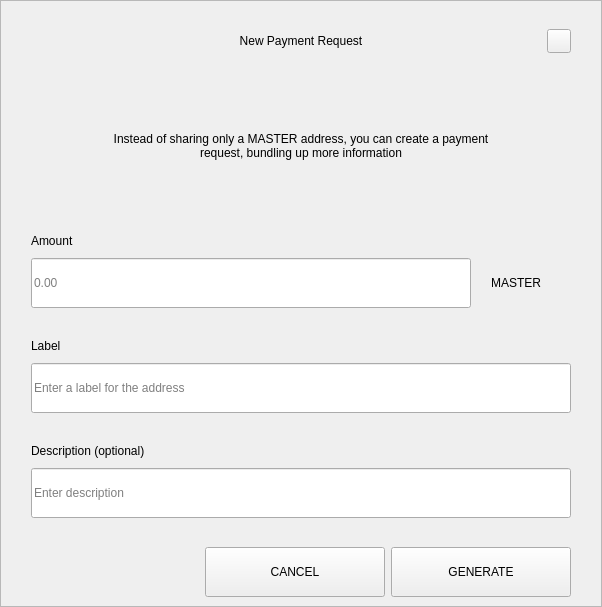
<?xml version="1.0" encoding="UTF-8"?>
<ui version="4.0">
 <class>RequestDialog</class>
 <widget class="QDialog" name="RequestDialog">
  <property name="geometry">
   <rect>
    <x>0</x>
    <y>0</y>
    <width>602</width>
    <height>607</height>
   </rect>
  </property>
  <property name="windowTitle">
   <string>Dialog</string>
  </property>
  <layout class="QVBoxLayout" name="verticalLayout_5">
   <property name="spacing">
    <number>0</number>
   </property>
   <property name="leftMargin">
    <number>0</number>
   </property>
   <property name="topMargin">
    <number>0</number>
   </property>
   <property name="rightMargin">
    <number>0</number>
   </property>
   <property name="bottomMargin">
    <number>0</number>
   </property>
   <item>
    <widget class="QFrame" name="frame">
     <property name="styleSheet">
      <string notr="true"/>
     </property>
     <property name="frameShape">
      <enum>QFrame::StyledPanel</enum>
     </property>
     <property name="frameShadow">
      <enum>QFrame::Raised</enum>
     </property>
     <layout class="QVBoxLayout" name="verticalLayout_4" stretch="1,0,0">
      <property name="spacing">
       <number>0</number>
      </property>
      <property name="leftMargin">
       <number>30</number>
      </property>
      <property name="topMargin">
       <number>20</number>
      </property>
      <property name="rightMargin">
       <number>30</number>
      </property>
      <property name="bottomMargin">
       <number>0</number>
      </property>
      <item>
       <layout class="QHBoxLayout" name="horizontalLayout_3">
        <property name="spacing">
         <number>0</number>
        </property>
        <item>
         <spacer name="horizontalSpacer_21">
          <property name="orientation">
           <enum>Qt::Horizontal</enum>
          </property>
          <property name="sizeHint" stdset="0">
           <size>
            <width>40</width>
            <height>20</height>
           </size>
          </property>
         </spacer>
        </item>
        <item>
         <widget class="QLabel" name="labelTitle">
          <property name="minimumSize">
           <size>
            <width>0</width>
            <height>40</height>
           </size>
          </property>
          <property name="maximumSize">
           <size>
            <width>16777215</width>
            <height>40</height>
           </size>
          </property>
          <property name="styleSheet">
           <string notr="true">padding-left:24px;</string>
          </property>
          <property name="text">
           <string>New Payment Request</string>
          </property>
          <property name="alignment">
           <set>Qt::AlignCenter</set>
          </property>
          <property name="margin">
           <number>7</number>
          </property>
         </widget>
        </item>
        <item>
         <spacer name="horizontalSpacer">
          <property name="orientation">
           <enum>Qt::Horizontal</enum>
          </property>
          <property name="sizeHint" stdset="0">
           <size>
            <width>40</width>
            <height>20</height>
           </size>
          </property>
         </spacer>
        </item>
        <item>
         <widget class="QPushButton" name="btnEsc">
          <property name="minimumSize">
           <size>
            <width>24</width>
            <height>24</height>
           </size>
          </property>
          <property name="maximumSize">
           <size>
            <width>24</width>
            <height>24</height>
           </size>
          </property>
          <property name="focusPolicy">
           <enum>Qt::NoFocus</enum>
          </property>
          <property name="text">
           <string/>
          </property>
         </widget>
        </item>
       </layout>
      </item>
      <item>
       <widget class="QStackedWidget" name="stack">
        <property name="minimumSize">
         <size>
          <width>540</width>
          <height>0</height>
         </size>
        </property>
        <property name="maximumSize">
         <size>
          <width>540</width>
          <height>16777215</height>
         </size>
        </property>
        <property name="currentIndex">
         <number>0</number>
        </property>
        <widget class="QWidget" name="page_1">
         <property name="minimumSize">
          <size>
           <width>540</width>
           <height>0</height>
          </size>
         </property>
         <property name="maximumSize">
          <size>
           <width>540</width>
           <height>16777215</height>
          </size>
         </property>
         <layout class="QVBoxLayout" name="layout1">
          <property name="spacing">
           <number>0</number>
          </property>
          <property name="leftMargin">
           <number>0</number>
          </property>
          <property name="topMargin">
           <number>0</number>
          </property>
          <property name="rightMargin">
           <number>0</number>
          </property>
          <property name="bottomMargin">
           <number>0</number>
          </property>
          <item>
           <spacer name="verticalSpacer_21">
            <property name="orientation">
             <enum>Qt::Vertical</enum>
            </property>
            <property name="sizeType">
             <enum>QSizePolicy::Fixed</enum>
            </property>
            <property name="sizeHint" stdset="0">
             <size>
              <width>20</width>
              <height>30</height>
             </size>
            </property>
           </spacer>
          </item>
          <item alignment="Qt::AlignHCenter">
           <widget class="QLabel" name="labelMessage">
            <property name="minimumSize">
             <size>
              <width>400</width>
              <height>50</height>
             </size>
            </property>
            <property name="text">
             <string>Instead of sharing only a MASTER address, you can create a payment request, bundling up more information</string>
            </property>
            <property name="alignment">
             <set>Qt::AlignCenter</set>
            </property>
            <property name="wordWrap">
             <bool>true</bool>
            </property>
           </widget>
          </item>
          <item alignment="Qt::AlignBottom">
           <widget class="QWidget" name="containerAmount" native="true">
            <layout class="QVBoxLayout" name="verticalLayout">
             <property name="spacing">
              <number>9</number>
             </property>
             <property name="leftMargin">
              <number>0</number>
             </property>
             <property name="topMargin">
              <number>0</number>
             </property>
             <property name="rightMargin">
              <number>0</number>
             </property>
             <property name="bottomMargin">
              <number>0</number>
             </property>
             <item>
              <widget class="QLabel" name="labelSubtitleAmount">
               <property name="minimumSize">
                <size>
                 <width>350</width>
                 <height>16</height>
                </size>
               </property>
               <property name="maximumSize">
                <size>
                 <width>16777215</width>
                 <height>16</height>
                </size>
               </property>
               <property name="text">
                <string>Amount</string>
               </property>
              </widget>
             </item>
             <item alignment="Qt::AlignTop">
              <widget class="QWidget" name="layoutAmount" native="true">
               <layout class="QHBoxLayout" name="horizontalLayout" stretch="2,0">
                <property name="spacing">
                 <number>0</number>
                </property>
                <property name="leftMargin">
                 <number>0</number>
                </property>
                <property name="topMargin">
                 <number>0</number>
                </property>
                <property name="rightMargin">
                 <number>0</number>
                </property>
                <property name="bottomMargin">
                 <number>0</number>
                </property>
                <item>
                 <widget class="QLineEdit" name="lineEditAmount">
                  <property name="minimumSize">
                   <size>
                    <width>0</width>
                    <height>50</height>
                   </size>
                  </property>
                  <property name="maximumSize">
                   <size>
                    <width>16777215</width>
                    <height>50</height>
                   </size>
                  </property>
                  <property name="placeholderText">
                   <string notr="true">0.00</string>
                  </property>
                 </widget>
                </item>
                <item>
                 <widget class="QWidget" name="comboContainer" native="true">
                  <property name="minimumSize">
                   <size>
                    <width>100</width>
                    <height>50</height>
                   </size>
                  </property>
                  <property name="maximumSize">
                   <size>
                    <width>16777215</width>
                    <height>50</height>
                   </size>
                  </property>
                  <layout class="QHBoxLayout" name="horizontalLayout_31">
                   <property name="spacing">
                    <number>0</number>
                   </property>
                   <property name="leftMargin">
                    <number>0</number>
                   </property>
                   <property name="topMargin">
                    <number>0</number>
                   </property>
                   <property name="rightMargin">
                    <number>10</number>
                   </property>
                   <property name="bottomMargin">
                    <number>0</number>
                   </property>
                   <item>
                    <widget class="QLabel" name="comboBoxCoin">
                     <property name="text">
                      <string>MASTER</string>
                     </property>
                     <property name="alignment">
                      <set>Qt::AlignCenter</set>
                     </property>
                    </widget>
                   </item>
                  </layout>
                 </widget>
                </item>
               </layout>
              </widget>
             </item>
            </layout>
           </widget>
          </item>
          <item>
           <spacer name="verticalSpacer_31">
            <property name="orientation">
             <enum>Qt::Vertical</enum>
            </property>
            <property name="sizeType">
             <enum>QSizePolicy::Fixed</enum>
            </property>
            <property name="sizeHint" stdset="0">
             <size>
              <width>20</width>
              <height>30</height>
             </size>
            </property>
           </spacer>
          </item>
          <item>
           <layout class="QVBoxLayout" name="verticalLayoutLabel">
            <property name="spacing">
             <number>9</number>
            </property>
            <item>
             <widget class="QLabel" name="labelSubtitleLabel">
              <property name="minimumSize">
               <size>
                <width>0</width>
                <height>16</height>
               </size>
              </property>
              <property name="maximumSize">
               <size>
                <width>16777215</width>
                <height>16</height>
               </size>
              </property>
              <property name="text">
               <string>Label</string>
              </property>
             </widget>
            </item>
            <item>
             <widget class="QLineEdit" name="lineEditLabel">
              <property name="minimumSize">
               <size>
                <width>0</width>
                <height>50</height>
               </size>
              </property>
              <property name="maximumSize">
               <size>
                <width>16777215</width>
                <height>50</height>
               </size>
              </property>
              <property name="placeholderText">
               <string>Enter a label for the address</string>
              </property>
             </widget>
            </item>
           </layout>
          </item>
          <item>
           <spacer name="verticalSpacer_34">
            <property name="orientation">
             <enum>Qt::Vertical</enum>
            </property>
            <property name="sizeType">
             <enum>QSizePolicy::Fixed</enum>
            </property>
            <property name="sizeHint" stdset="0">
             <size>
              <width>20</width>
              <height>30</height>
             </size>
            </property>
           </spacer>
          </item>
          <item>
           <layout class="QVBoxLayout" name="verticalLayoutDescription">
            <property name="spacing">
             <number>9</number>
            </property>
            <item>
             <widget class="QLabel" name="labelSubtitleDescription">
              <property name="minimumSize">
               <size>
                <width>0</width>
                <height>16</height>
               </size>
              </property>
              <property name="maximumSize">
               <size>
                <width>16777215</width>
                <height>16</height>
               </size>
              </property>
              <property name="text">
               <string>Description (optional)</string>
              </property>
             </widget>
            </item>
            <item>
             <widget class="QLineEdit" name="lineEditDescription">
              <property name="minimumSize">
               <size>
                <width>0</width>
                <height>50</height>
               </size>
              </property>
              <property name="maximumSize">
               <size>
                <width>16777215</width>
                <height>50</height>
               </size>
              </property>
              <property name="placeholderText">
               <string>Enter description</string>
              </property>
             </widget>
            </item>
            <item>
             <spacer name="verticalSpacer_4">
              <property name="orientation">
               <enum>Qt::Vertical</enum>
              </property>
              <property name="sizeType">
               <enum>QSizePolicy::Fixed</enum>
              </property>
              <property name="sizeHint" stdset="0">
               <size>
                <width>20</width>
                <height>20</height>
               </size>
              </property>
             </spacer>
            </item>
           </layout>
          </item>
         </layout>
        </widget>
        <widget class="QWidget" name="page_2">
         <layout class="QVBoxLayout" name="layout2">
          <item>
           <spacer name="verticalSpacer_5">
            <property name="orientation">
             <enum>Qt::Vertical</enum>
            </property>
            <property name="sizeType">
             <enum>QSizePolicy::Fixed</enum>
            </property>
            <property name="sizeHint" stdset="0">
             <size>
              <width>20</width>
              <height>50</height>
             </size>
            </property>
           </spacer>
          </item>
          <item alignment="Qt::AlignHCenter">
           <widget class="QLabel" name="labelQrImg">
            <property name="minimumSize">
             <size>
              <width>260</width>
              <height>260</height>
             </size>
            </property>
            <property name="maximumSize">
             <size>
              <width>260</width>
              <height>260</height>
             </size>
            </property>
            <property name="text">
             <string/>
            </property>
            <property name="alignment">
             <set>Qt::AlignCenter</set>
            </property>
           </widget>
          </item>
          <item>
           <spacer name="verticalSpacer_2">
            <property name="orientation">
             <enum>Qt::Vertical</enum>
            </property>
            <property name="sizeType">
             <enum>QSizePolicy::Fixed</enum>
            </property>
            <property name="sizeHint" stdset="0">
             <size>
              <width>20</width>
              <height>30</height>
             </size>
            </property>
           </spacer>
          </item>
          <item alignment="Qt::AlignHCenter">
           <widget class="QLabel" name="labelAddress">
            <property name="text">
             <string>D7VFR83SQbiezrW72hjcWJtcfip5krte2Z </string>
            </property>
           </widget>
          </item>
          <item>
           <spacer name="verticalSpacer_32">
            <property name="orientation">
             <enum>Qt::Vertical</enum>
            </property>
            <property name="sizeType">
             <enum>QSizePolicy::Expanding</enum>
            </property>
            <property name="sizeHint" stdset="0">
             <size>
              <width>20</width>
              <height>20</height>
             </size>
            </property>
           </spacer>
          </item>
          <item>
           <layout class="QHBoxLayout" name="horizontal">
            <property name="leftMargin">
             <number>20</number>
            </property>
            <property name="rightMargin">
             <number>20</number>
            </property>
            <property name="bottomMargin">
             <number>20</number>
            </property>
            <item>
             <spacer name="horizontalSpacer_4">
              <property name="orientation">
               <enum>Qt::Horizontal</enum>
              </property>
              <property name="sizeHint" stdset="0">
               <size>
                <width>40</width>
                <height>20</height>
               </size>
              </property>
             </spacer>
            </item>
            <item>
             <widget class="QPushButton" name="btnCopyAddress">
              <property name="minimumSize">
               <size>
                <width>180</width>
                <height>50</height>
               </size>
              </property>
              <property name="text">
               <string>COPY ADDRESS</string>
              </property>
             </widget>
            </item>
            <item>
             <widget class="QPushButton" name="btnCopyUrl">
              <property name="minimumSize">
               <size>
                <width>180</width>
                <height>50</height>
               </size>
              </property>
              <property name="text">
               <string>COPY URL</string>
              </property>
             </widget>
            </item>
            <item>
             <spacer name="horizontalSpacer_2">
              <property name="orientation">
               <enum>Qt::Horizontal</enum>
              </property>
              <property name="sizeHint" stdset="0">
               <size>
                <width>40</width>
                <height>20</height>
               </size>
              </property>
             </spacer>
            </item>
           </layout>
          </item>
         </layout>
        </widget>
       </widget>
      </item>
      <item>
       <widget class="QWidget" name="buttonsStack" native="true">
        <layout class="QHBoxLayout" name="horizontalLayout_5">
         <property name="leftMargin">
          <number>20</number>
         </property>
         <property name="rightMargin">
          <number>0</number>
         </property>
         <item>
          <spacer name="horizontalSpacer_41">
           <property name="orientation">
            <enum>Qt::Horizontal</enum>
           </property>
           <property name="sizeHint" stdset="0">
            <size>
             <width>40</width>
             <height>20</height>
            </size>
           </property>
          </spacer>
         </item>
         <item>
          <widget class="QPushButton" name="btnCancel">
           <property name="minimumSize">
            <size>
             <width>180</width>
             <height>50</height>
            </size>
           </property>
           <property name="focusPolicy">
            <enum>Qt::NoFocus</enum>
           </property>
           <property name="text">
            <string>CANCEL</string>
           </property>
          </widget>
         </item>
         <item>
          <widget class="QPushButton" name="btnSave">
           <property name="minimumSize">
            <size>
             <width>180</width>
             <height>50</height>
            </size>
           </property>
           <property name="focusPolicy">
            <enum>Qt::NoFocus</enum>
           </property>
           <property name="text">
            <string>GENERATE</string>
           </property>
          </widget>
         </item>
        </layout>
       </widget>
      </item>
     </layout>
    </widget>
   </item>
  </layout>
 </widget>
 <resources/>
 <connections/>
</ui>
